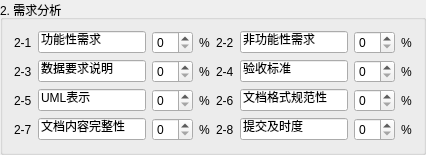
        <widget class="QGroupBox" name="groupBox_2">
         <property name="sizePolicy">
          <sizepolicy hsizetype="Expanding" vsizetype="Expanding">
           <horstretch>0</horstretch>
           <verstretch>0</verstretch>
          </sizepolicy>
         </property>
         <property name="title">
          <string>2. 需求分析</string>
         </property>
         <layout class="QGridLayout" name="gridLayout_2">
          <item row="0" column="0">
           <widget class="QLabel" name="pro2_1Label">
            <property name="text">
             <string>2-1</string>
            </property>
            <property name="alignment">
             <set>Qt::AlignLeading|Qt::AlignLeft|Qt::AlignVCenter</set>
            </property>
            <property name="buddy">
             <cstring>pro2_1LineEdit</cstring>
            </property>
           </widget>
          </item>
          <item row="0" column="1">
           <widget class="QLineEdit" name="pro2_1LineEdit">
            <property name="text">
             <string>功能性需求</string>
            </property>
           </widget>
          </item>
          <item row="0" column="2">
           <widget class="QSpinBox" name="pro2_1SpinBox"/>
          </item>
          <item row="0" column="3">
           <widget class="QLabel" name="label_10">
            <property name="text">
             <string>%</string>
            </property>
           </widget>
          </item>
          <item row="0" column="4">
           <widget class="QLabel" name="pro2_2Label">
            <property name="text">
             <string>2-2</string>
            </property>
            <property name="alignment">
             <set>Qt::AlignLeading|Qt::AlignLeft|Qt::AlignVCenter</set>
            </property>
            <property name="buddy">
             <cstring>pro2_2LineEdit</cstring>
            </property>
           </widget>
          </item>
          <item row="0" column="5">
           <widget class="QLineEdit" name="pro2_2LineEdit">
            <property name="text">
             <string>非功能性需求</string>
            </property>
           </widget>
          </item>
          <item row="0" column="6">
           <widget class="QSpinBox" name="pro2_2SpinBox"/>
          </item>
          <item row="0" column="7">
           <widget class="QLabel" name="label_14">
            <property name="text">
             <string>%</string>
            </property>
           </widget>
          </item>
          <item row="1" column="0">
           <widget class="QLabel" name="pro2_3Label">
            <property name="text">
             <string>2-3</string>
            </property>
            <property name="alignment">
             <set>Qt::AlignLeading|Qt::AlignLeft|Qt::AlignVCenter</set>
            </property>
            <property name="buddy">
             <cstring>pro2_3LineEdit</cstring>
            </property>
           </widget>
          </item>
          <item row="1" column="1">
           <widget class="QLineEdit" name="pro2_3LineEdit">
            <property name="text">
             <string>数据要求说明</string>
            </property>
           </widget>
          </item>
          <item row="1" column="2">
           <widget class="QSpinBox" name="pro2_3SpinBox"/>
          </item>
          <item row="1" column="3">
           <widget class="QLabel" name="label_9">
            <property name="text">
             <string>%</string>
            </property>
           </widget>
          </item>
          <item row="1" column="4">
           <widget class="QLabel" name="pro2_4Label">
            <property name="text">
             <string>2-4</string>
            </property>
            <property name="alignment">
             <set>Qt::AlignLeading|Qt::AlignLeft|Qt::AlignVCenter</set>
            </property>
            <property name="buddy">
             <cstring>pro2_4LineEdit</cstring>
            </property>
           </widget>
          </item>
          <item row="1" column="5">
           <widget class="QLineEdit" name="pro2_4LineEdit">
            <property name="text">
             <string>验收标准</string>
            </property>
           </widget>
          </item>
          <item row="1" column="6">
           <widget class="QSpinBox" name="pro2_4SpinBox"/>
          </item>
          <item row="1" column="7">
           <widget class="QLabel" name="label_13">
            <property name="text">
             <string>%</string>
            </property>
           </widget>
          </item>
          <item row="2" column="0">
           <widget class="QLabel" name="pro2_5Label">
            <property name="text">
             <string>2-5</string>
            </property>
            <property name="alignment">
             <set>Qt::AlignLeading|Qt::AlignLeft|Qt::AlignVCenter</set>
            </property>
            <property name="buddy">
             <cstring>pro2_5LineEdit</cstring>
            </property>
           </widget>
          </item>
          <item row="2" column="1">
           <widget class="QLineEdit" name="pro2_5LineEdit">
            <property name="text">
             <string>UML表示</string>
            </property>
           </widget>
          </item>
          <item row="2" column="2">
           <widget class="QSpinBox" name="pro2_5SpinBox"/>
          </item>
          <item row="2" column="3">
           <widget class="QLabel" name="label_11">
            <property name="text">
             <string>%</string>
            </property>
           </widget>
          </item>
          <item row="2" column="4">
           <widget class="QLabel" name="pro2_6Label">
            <property name="text">
             <string>2-6</string>
            </property>
            <property name="alignment">
             <set>Qt::AlignLeading|Qt::AlignLeft|Qt::AlignVCenter</set>
            </property>
            <property name="buddy">
             <cstring>pro2_6LineEdit</cstring>
            </property>
           </widget>
          </item>
          <item row="2" column="5">
           <widget class="QLineEdit" name="pro2_6LineEdit">
            <property name="text">
             <string>文档格式规范性</string>
            </property>
           </widget>
          </item>
          <item row="2" column="6">
           <widget class="QSpinBox" name="pro2_6SpinBox"/>
          </item>
          <item row="2" column="7">
           <widget class="QLabel" name="label_15">
            <property name="text">
             <string>%</string>
            </property>
           </widget>
          </item>
          <item row="3" column="0">
           <widget class="QLabel" name="pro2_7Label">
            <property name="text">
             <string>2-7</string>
            </property>
            <property name="alignment">
             <set>Qt::AlignLeading|Qt::AlignLeft|Qt::AlignVCenter</set>
            </property>
            <property name="buddy">
             <cstring>pro2_7LineEdit</cstring>
            </property>
           </widget>
          </item>
          <item row="3" column="1">
           <widget class="QLineEdit" name="pro2_7LineEdit">
            <property name="text">
             <string>文档内容完整性</string>
            </property>
           </widget>
          </item>
          <item row="3" column="2">
           <widget class="QSpinBox" name="pro2_7SpinBox"/>
          </item>
          <item row="3" column="3">
           <widget class="QLabel" name="label_8">
            <property name="text">
             <string>%</string>
            </property>
           </widget>
          </item>
          <item row="3" column="4">
           <widget class="QLabel" name="pro2_8Label">
            <property name="text">
             <string>2-8</string>
            </property>
            <property name="alignment">
             <set>Qt::AlignLeading|Qt::AlignLeft|Qt::AlignVCenter</set>
            </property>
            <property name="buddy">
             <cstring>pro2_8LineEdit</cstring>
            </property>
           </widget>
          </item>
          <item row="3" column="5">
           <widget class="QLineEdit" name="pro2_8LineEdit">
            <property name="text">
             <string>提交及时度</string>
            </property>
           </widget>
          </item>
          <item row="3" column="6">
           <widget class="QSpinBox" name="pro2_8SpinBox"/>
          </item>
          <item row="3" column="7">
           <widget class="QLabel" name="label_12">
            <property name="text">
             <string>%</string>
            </property>
           </widget>
          </item>
         </layout>
         <zorder>layoutWidget</zorder>
         <zorder>pro2_5LineEdit</zorder>
         <zorder>label_8</zorder>
         <zorder>label_9</zorder>
         <zorder>label_10</zorder>
         <zorder>label_11</zorder>
         <zorder>label_12</zorder>
         <zorder>label_13</zorder>
         <zorder>label_14</zorder>
         <zorder>label_15</zorder>
        </widget>
